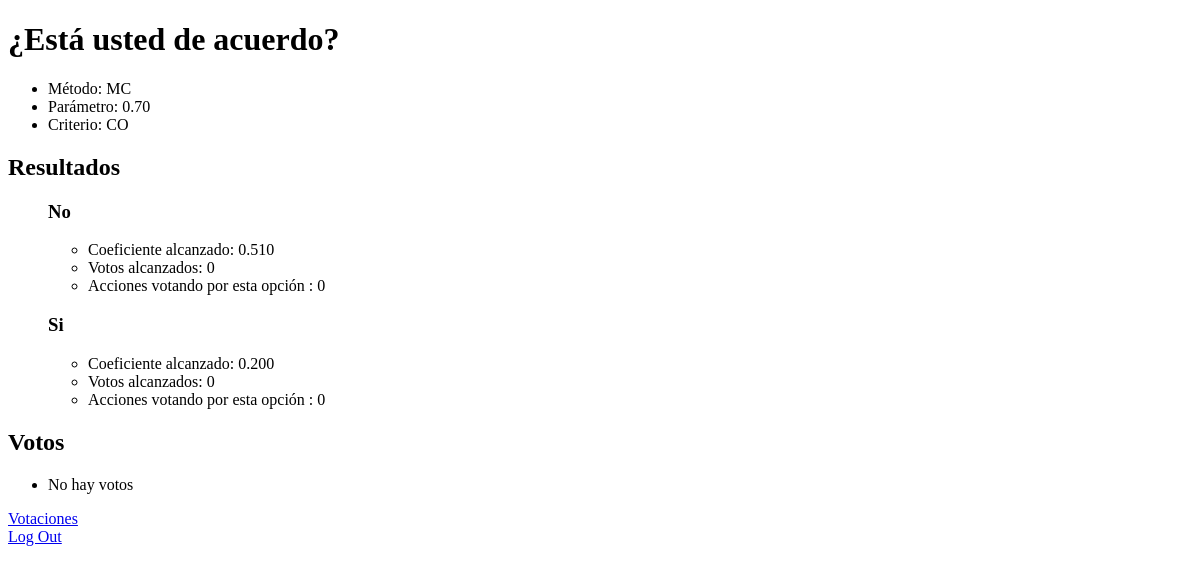
The page /poll/1 (signed in) on the database as committed earlier.
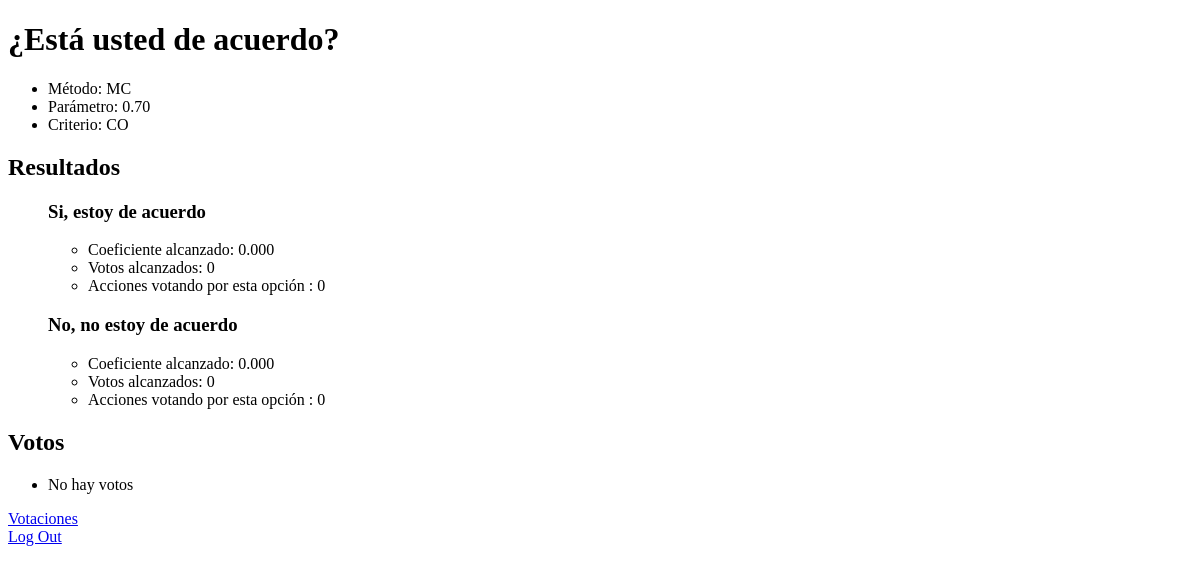
The same page on the database as committed later.
### poll/models.py (models this page shows, shortened)
class Option(models.Model):
    poll = models.ForeignKey(Poll, on_delete=models.CASCADE, related_name="poll")
    answer = models.CharField(max_length=127)
    coeficient = models.DecimalField(max_digits=3, decimal_places=3, default=0.0)
    votes = models.IntegerField(default=0)
    shares = models.IntegerField(default=0)

### poll/views.py (the view)
# urls.py: path("<int:poll_id>", views.poll_view, name="poll"),
def poll_view(request, poll_id):
    if request.user.is_authenticated:
        return render(request, "poll/poll.html", {
            "poll": Poll.objects.get(pk=poll_id),
            "options": Option.objects.filter(poll=poll_id),
            "votes": Vote.objects.filter(poll=poll_id).order_by('option')
        })
    else:
        return HttpResponseRedirect(reverse("login"))

### poll/templates/poll/poll.html
{% extends "poll/layout.html" %}
{% block body %}
    <h1>{{ poll.question }}</h1>
    <ul>
        <li>Método: {{ poll.method }}</li>
        <li>Parámetro: {{ poll.parameter }}</li>
        <li>Criterio: {{ poll.criteria }}</li>
    </ul>
    <h2>Resultados</h2>
    <ul>
        {% for option in options %}
            <h3>
                    {{ option.answer }}
            </h3>
            <ul>
                <li>Coeficiente alcanzado: {{ option.coeficient }}</li>
                <li>Votos alcanzados: {{ option.votes }}</li>
                <li>Acciones votando por esta opción : {{ option.shares }}</li>
            </ul>
        {% empty %}
            <li>No hay opciones</li>
        {% endfor %}
    </ul>
    <h2>Votos</h2>
    <ul>
        {% for vote in votes %}
            <ul>
                <li>Usuario: {{ vote.voter }}. Nombre: {{ vote.voter.first_name }} {{ vote.voter.last_name }}. Opción: {{ vote.option.answer }} Horario : {{ vote.vote_time }}</li>
            </ul>
        {% empty %}
            <li>No hay votos</li>
        {% endfor %}
    </ul>
    <div>
        <a href="{% url 'index' %}">Votaciones</a>
    </div>
    <div>
        <a href="{% url 'logout' %}">Log Out</a>
    </div>
{% endblock %}

Rows that differ between the two databases and show on the page:
changed Option: answer "No" → "Si, estoy de acuerdo"; coeficient "0.510" → "0.000"
changed Option: answer "Si" → "No, no estoy de acuerdo"; coeficient "0.200" → "0.000"
